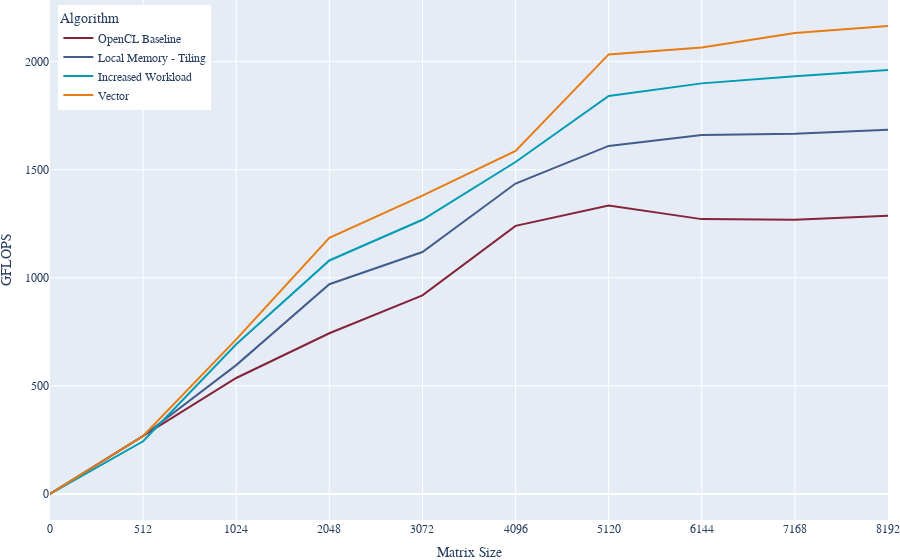

Notebook code for this chart:
### Code cell
fig = px.line(data, x="size", y="flops", color="algorithm",
                labels={
                 "algorithm": "Algorithm",
                 "time": "Time (ms)",
                 "size": "Matrix Size",
                 "flops": "GFLOPS"
             },
             color_discrete_sequence = color_palette)

fig.update_layout(
    font=dict(
        family='LaTeX',
    ),
    margin={"r":0,"t":0,"l":0,"b":0},
    legend=dict(
        yanchor="top",
        y=0.99,
        xanchor="left",
        x=0.01
    )
)
fig.show()
fig.write_image("flops_gpu.pdf", height=350, width=620)

### Figure 1 — Plotly figure (JSON) as saved in the notebook; plotly's stock layout.template omitted (floating-point values rounded to 4 significant figures)
{"data": [{"hovertemplate": "Algorithm=OpenCL Baseline<br>Matrix Size=%{x}<br>GFLOPS=%{y}<extra></extra>", "legendgroup": "OpenCL Baseline", "line": {"color": "#852339", "dash": "solid"}, "marker": {"symbol": "circle"}, "mode": "lines", "name": "OpenCL Baseline", "orientation": "v", "showlegend": true, "type": "scatter", "x": ["0", "512", "1024", "2048", "3072", "4096", "5120", "6144", "7168", "8192"], "xaxis": "x", "y": [0, 268.2, 536.6, 743.5, 918.7, 1240.0, 1335.0, 1271.0, 1269.0, 1287.0], "yaxis": "y"}, {"hovertemplate": "Algorithm=Local Memory - Tiling<br>Matrix Size=%{x}<br>GFLOPS=%{y}<extra></extra>", "legendgroup": "Local Memory - Tiling", "line": {"color": "#435c8b", "dash": "solid"}, "marker": {"symbol": "circle"}, "mode": "lines", "name": "Local Memory - Tiling", "orientation": "v", "showlegend": true, "type": "scatter", "x": ["0", "512", "1024", "2048", "3072", "4096", "5120", "6144", "7168", "8192"], "xaxis": "x", "y": [0, 268.2, 596.2, 970.4, 1119.0, 1436.0, 1610.0, 1661.0, 1666.0, 1685.0], "yaxis": "y"}, {"hovertemplate": "Algorithm=Increased Workload<br>Matrix Size=%{x}<br>GFLOPS=%{y}<extra></extra>", "legendgroup": "Increased Workload", "line": {"color": "#009cb3", "dash": "solid"}, "marker": {"symbol": "circle"}, "mode": "lines", "name": "Increased Workload", "orientation": "v", "showlegend": true, "type": "scatter", "x": ["0", "512", "1024", "2048", "3072", "4096", "5120", "6144", "7168", "8192"], "xaxis": "x", "y": [0, 243.8, 692.4, 1080.0, 1269.0, 1535.0, 1841.0, 1899.0, 1933.0, 1961.0], "yaxis": "y"}, {"hovertemplate": "Algorithm=Vector<br>Matrix Size=%{x}<br>GFLOPS=%{y}<extra></extra>", "legendgroup": "Vector", "line": {"color": "#e77c12", "dash": "solid"}, "marker": {"symbol": "circle"}, "mode": "lines", "name": "Vector", "orientation": "v", "showlegend": true, "type": "scatter", "x": ["0", "512", "1024", "2048", "3072", "4096", "5120", "6144", "7168", "8192"], "xaxis": "x", "y": [0, 268.2, 715.5, 1185.0, 1380.0, 1587.0, 2033.0, 2065.0, 2132.0, 2165.0], "yaxis": "y"}], "layout": {"font": {"family": "LaTeX"}, "legend": {"title": {"text": "Algorithm"}, "tracegroupgap": 0, "x": 0.01, "xanchor": "left", "y": 0.99, "yanchor": "top"}, "margin": {"b": 0, "l": 0, "r": 0, "t": 0}, "xaxis": {"anchor": "y", "domain": [0, 1], "title": {"text": "Matrix Size"}}, "yaxis": {"anchor": "x", "domain": [0, 1], "title": {"text": "GFLOPS"}}}}
